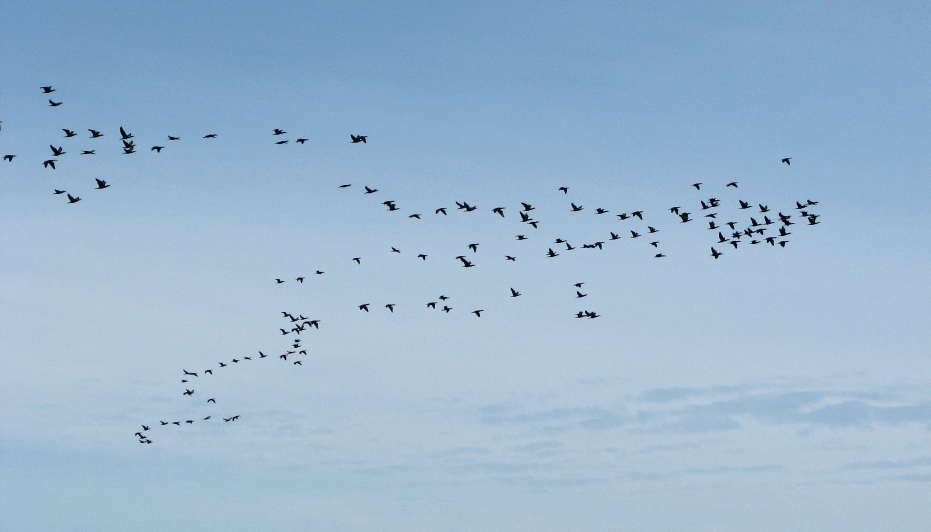
#> input picture Bilder/birds.jpg, 2791 x 1596 px, found by its file name (shown at 1/3 size)
$ python adapt.py
#> lines starting #> are read from the running program, lines starting #| are printed output that depends on the picture; after the words box and inside, x2 and y2 are one past the last pixel; in counts of white or black regions, pixels touching at a corner belong together
import cv2

th = cv2.imread('Bilder/Birds.jpg',0)
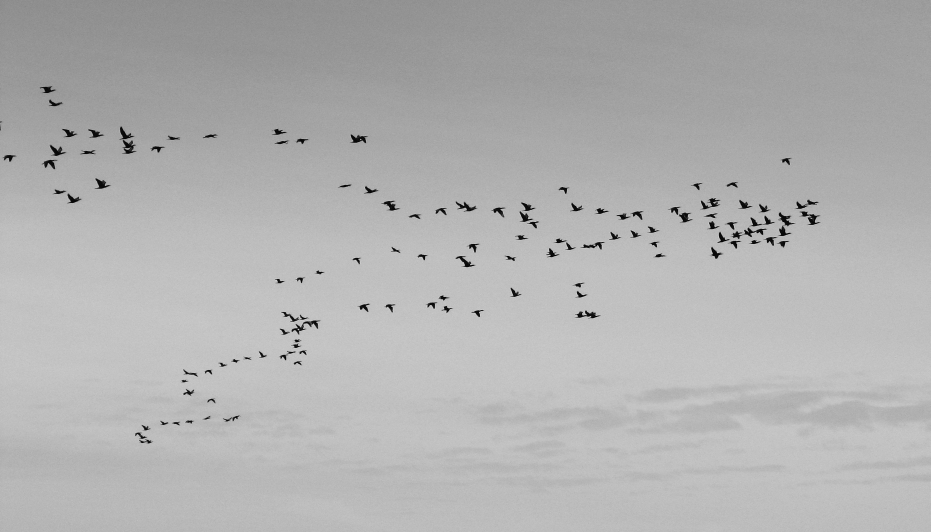
#> th: shape (1596, 2791) (shown at 1/3 size); min 0, max 240, mean 177.4
th = cv2.medianBlur(th,5)
th = cv2.resize(th, (650,500))
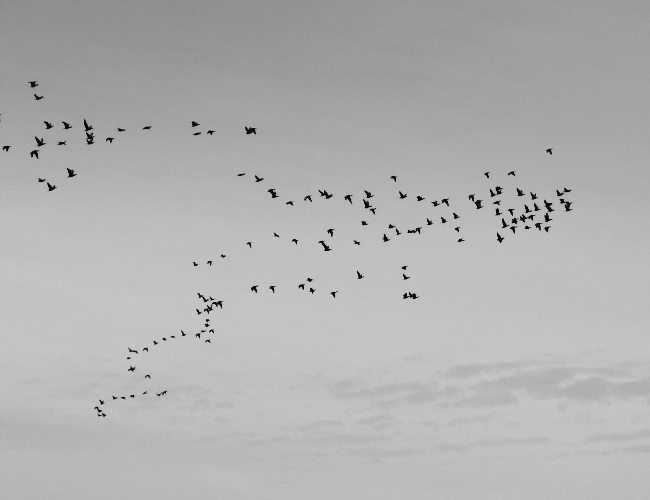
#> th: shape (500, 650); min 3, max 201, mean 177.4
ret,th1 = cv2.threshold(th,127,255,cv2.THRESH_BINARY)
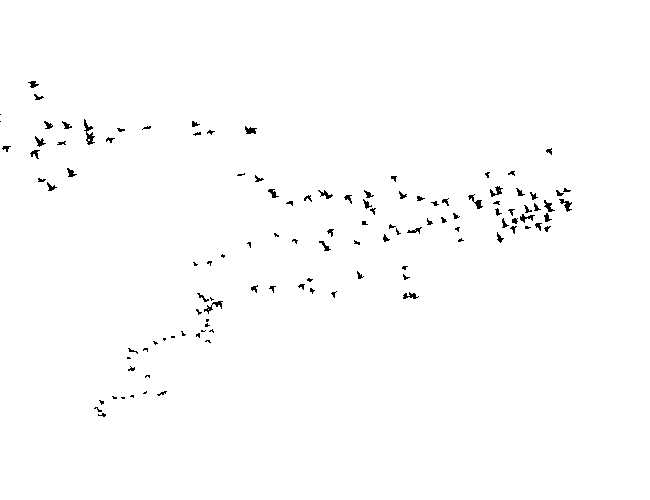
#> th1: shape (500, 650); 99.1% white; black in thin lines or dots, all inside (x1, y1, x2, y2) = (0, 81, 572, 417)
th2 = cv2.adaptiveThreshold(th1,255,cv2.ADAPTIVE_THRESH_MEAN_C,cv2.THRESH_BINARY,11,2)
cv2.imshow("2",th2)
key = cv2.waitKey()
#> (key Esc is pressed here)
while key != 27: # exit on ESC
    key = cv2.waitKey()
cv2.destroyAllWindows()
